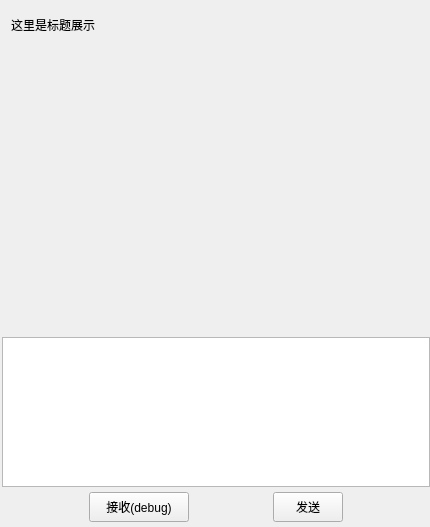
<?xml version="1.0" encoding="UTF-8"?>
<ui version="4.0">
 <class>InterChatPage</class>
 <widget class="QWidget" name="InterChatPage">
  <property name="geometry">
   <rect>
    <x>0</x>
    <y>0</y>
    <width>430</width>
    <height>527</height>
   </rect>
  </property>
  <property name="windowTitle">
   <string>InterChatPage</string>
  </property>
  <layout class="QVBoxLayout" name="verticalLayout">
   <property name="spacing">
    <number>0</number>
   </property>
   <property name="leftMargin">
    <number>2</number>
   </property>
   <property name="topMargin">
    <number>0</number>
   </property>
   <property name="rightMargin">
    <number>0</number>
   </property>
   <property name="bottomMargin">
    <number>0</number>
   </property>
   <item>
    <widget class="QWidget" name="title_widget" native="true">
     <property name="minimumSize">
      <size>
       <width>0</width>
       <height>50</height>
      </size>
     </property>
     <property name="maximumSize">
      <size>
       <width>16777215</width>
       <height>50</height>
      </size>
     </property>
     <layout class="QVBoxLayout" name="verticalLayout_7">
      <property name="spacing">
       <number>0</number>
      </property>
      <property name="leftMargin">
       <number>0</number>
      </property>
      <property name="topMargin">
       <number>0</number>
      </property>
      <property name="rightMargin">
       <number>0</number>
      </property>
      <property name="bottomMargin">
       <number>0</number>
      </property>
      <item>
       <widget class="QWidget" name="widget_4" native="true">
        <property name="sizePolicy">
         <sizepolicy hsizetype="Preferred" vsizetype="Preferred">
          <horstretch>0</horstretch>
          <verstretch>0</verstretch>
         </sizepolicy>
        </property>
        <layout class="QHBoxLayout" name="horizontalLayout_10">
         <item>
          <widget class="QLabel" name="title_label">
           <property name="minimumSize">
            <size>
             <width>0</width>
             <height>30</height>
            </size>
           </property>
           <property name="maximumSize">
            <size>
             <width>16777215</width>
             <height>30</height>
            </size>
           </property>
           <property name="text">
            <string>这里是标题展示</string>
           </property>
          </widget>
         </item>
        </layout>
       </widget>
      </item>
     </layout>
    </widget>
   </item>
   <item>
    <widget class="ChatView" name="chat_data_list" native="true"/>
   </item>
   <item>
    <widget class="QWidget" name="tool_widget" native="true">
     <property name="minimumSize">
      <size>
       <width>0</width>
       <height>30</height>
      </size>
     </property>
     <property name="maximumSize">
      <size>
       <width>16777215</width>
       <height>30</height>
      </size>
     </property>
     <layout class="QHBoxLayout" name="horizontalLayout_11">
      <property name="spacing">
       <number>10</number>
      </property>
      <property name="leftMargin">
       <number>7</number>
      </property>
      <property name="topMargin">
       <number>2</number>
      </property>
      <property name="rightMargin">
       <number>2</number>
      </property>
      <property name="bottomMargin">
       <number>2</number>
      </property>
      <item>
       <widget class="ClickedLabel" name="emoji_label">
        <property name="minimumSize">
         <size>
          <width>20</width>
          <height>20</height>
         </size>
        </property>
        <property name="maximumSize">
         <size>
          <width>20</width>
          <height>20</height>
         </size>
        </property>
        <property name="text">
         <string/>
        </property>
       </widget>
      </item>
      <item>
       <widget class="ClickedLabel" name="file_label">
        <property name="minimumSize">
         <size>
          <width>20</width>
          <height>20</height>
         </size>
        </property>
        <property name="maximumSize">
         <size>
          <width>20</width>
          <height>20</height>
         </size>
        </property>
        <property name="text">
         <string/>
        </property>
       </widget>
      </item>
      <item>
       <spacer name="horizontalSpacer_7">
        <property name="orientation">
         <enum>Qt::Orientation::Horizontal</enum>
        </property>
        <property name="sizeHint" stdset="0">
         <size>
          <width>40</width>
          <height>20</height>
         </size>
        </property>
       </spacer>
      </item>
     </layout>
    </widget>
   </item>
   <item>
    <widget class="MessageTextEdit" name="chat_edit">
     <property name="minimumSize">
      <size>
       <width>0</width>
       <height>150</height>
      </size>
     </property>
     <property name="maximumSize">
      <size>
       <width>16777215</width>
       <height>150</height>
      </size>
     </property>
    </widget>
   </item>
   <item>
    <widget class="QWidget" name="button_widget" native="true">
     <property name="minimumSize">
      <size>
       <width>0</width>
       <height>40</height>
      </size>
     </property>
     <property name="maximumSize">
      <size>
       <width>16777215</width>
       <height>40</height>
      </size>
     </property>
     <layout class="QHBoxLayout" name="horizontalLayout_9">
      <property name="topMargin">
       <number>0</number>
      </property>
      <property name="bottomMargin">
       <number>0</number>
      </property>
      <item>
       <widget class="ClickedButton" name="receive_button">
        <property name="minimumSize">
         <size>
          <width>100</width>
          <height>30</height>
         </size>
        </property>
        <property name="maximumSize">
         <size>
          <width>100</width>
          <height>30</height>
         </size>
        </property>
        <property name="text">
         <string>接收(debug)</string>
        </property>
       </widget>
      </item>
      <item>
       <widget class="ClickedButton" name="send_button">
        <property name="minimumSize">
         <size>
          <width>70</width>
          <height>30</height>
         </size>
        </property>
        <property name="maximumSize">
         <size>
          <width>70</width>
          <height>30</height>
         </size>
        </property>
        <property name="text">
         <string>发送</string>
        </property>
       </widget>
      </item>
     </layout>
    </widget>
   </item>
  </layout>
 </widget>
 <customwidgets>
  <customwidget>
   <class>ClickedLabel</class>
   <extends>QLabel</extends>
   <header location="global">clicked_label.h</header>
  </customwidget>
  <customwidget>
   <class>ClickedButton</class>
   <extends>QPushButton</extends>
   <header location="global">ClickedButton.h</header>
  </customwidget>
  <customwidget>
   <class>ChatView</class>
   <extends>QWidget</extends>
   <header>chatview.h</header>
   <container>1</container>
  </customwidget>
  <customwidget>
   <class>MessageTextEdit</class>
   <extends>QTextEdit</extends>
   <header location="global">MessageTextEdit.h</header>
  </customwidget>
 </customwidgets>
 <resources>
  <include location="../../../../../rc.qrc"/>
 </resources>
 <connections/>
</ui>
